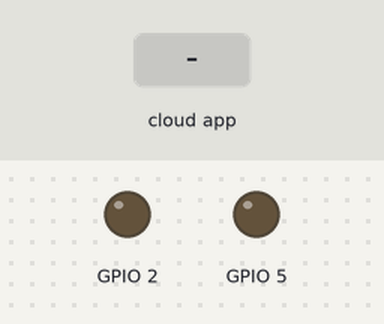
Bench run of a sketch on a simulated ESP8266 (NodeMCU). On the bench: output pins drawn as LEDs (lit = HIGH). Inputs (shaded band) come from the test bench. WiFi joins after 1.5 s; servers stay silent unless stated; no MQTT or app messages arrive unless stated; what the sketch prints to the serial monitor is not drawn.

Above: at 2.7 s.
2.8 s: the phone or cloud app sets Switch1 to ON
At 3.2 s:
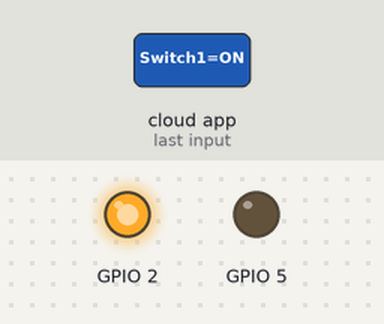
4.3 s: the phone or cloud app sets Switch2 to ON
At 4.9 s:
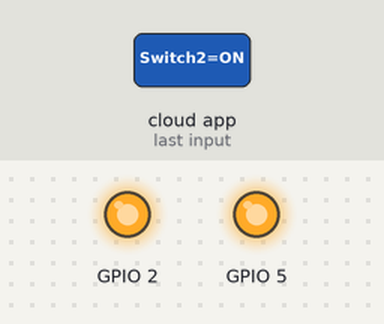
5.8 s: the phone or cloud app sets Switch1 to OFF
At 7.0 s:
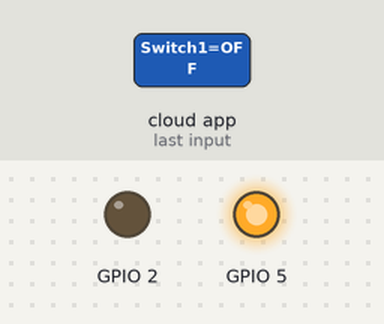
7.3 s: the phone or cloud app sets Switch2 to OFF
At 8.0 s:
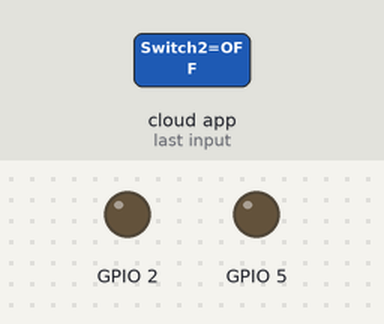
Timing chart, 0 to 9.8 s (numbered marks = the images above; inputs shaded):
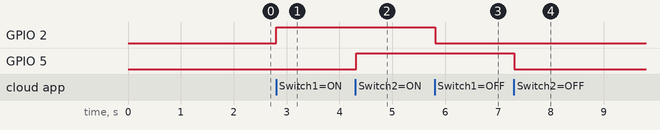

Measured:
- after the input at 2.8 s, GPIO 2: LOW → HIGH at once
- after the input at 4.3 s, GPIO 5: LOW → HIGH at once
- after the input at 5.8 s, GPIO 2: HIGH → LOW at once
- after the input at 7.3 s, GPIO 5: HIGH → LOW at once

The sketch:

gpioctrl.ino
```cpp
#include <ESP8266WiFi.h>
#include <String.h>
#include "Adafruit_MQTT.h"
#include "Adafruit_MQTT_Client.h"
/////////////////////////////////////////
#define WLAN_SSID       "mukundh"
#define WLAN_PASS       "194520001418"
////////////////////////////////////////
#define AIO_SERVER      "io.adafruit.com"
#define AIO_SERVERPORT  1883
/////////////////////////////////////////////
#define IO_USERNAME  "Mukundh035"
#define IO_KEY       "ae33f229d8234e15ae47608c86261005"
/////////////////////////////////////////


WiFiClient client;
Adafruit_MQTT_Client mqtt(&client, AIO_SERVER, AIO_SERVERPORT, IO_USERNAME, IO_KEY);

////////////////////////////////////
Adafruit_MQTT_Subscribe Switch1 = Adafruit_MQTT_Subscribe(&mqtt, IO_USERNAME "/feeds/Switch1");
Adafruit_MQTT_Subscribe Switch2 = Adafruit_MQTT_Subscribe(&mqtt, IO_USERNAME "/feeds/Switch2");
void MQTT_connect();
void setup()
{

  Serial.begin(9600);
  delay(10);
  pinMode(2, OUTPUT);
  pinMode(5, OUTPUT);

  Serial.println(F("Adafruit MQTT demo"));

  // Connect to WiFi access point.
  Serial.println(); Serial.println();
  Serial.print("Connecting to ");
  Serial.println(WLAN_SSID);

  WiFi.begin(WLAN_SSID, WLAN_PASS);
  while (WiFi.status() != WL_CONNECTED) {
    delay(500);
    Serial.print(".");
  }
  Serial.println();

  Serial.println("WiFi connected");
  Serial.println("IP address: "); Serial.println(WiFi.localIP());
  mqtt.subscribe(&Switch1);
  mqtt.subscribe(&Switch2);
}

void loop()
{
  MQTT_connect();
  Adafruit_MQTT_Subscribe *subscription;
  while ((subscription = mqtt.readSubscription(5000))) {
    // Check if its the onoff button feed
    if (subscription == &Switch1) {
      Serial.print(F("On-Off button: "));
      Serial.println((char *)Switch1.lastread);

      if (strcmp((char *)Switch1.lastread, "ON") == 0) {
        digitalWrite(2, 1);
      }
      if (strcmp((char *)Switch1.lastread, "OFF") == 0) {
        digitalWrite(2, 0);
      }
    }
    if (subscription == &Switch2) {
      Serial.print(F("On-Off button: "));
      Serial.println((char *)Switch2.lastread);

      if (strcmp((char *)Switch2.lastread, "ON") == 0) {
        digitalWrite(5, 1);
      }
      if (strcmp((char *)Switch2.lastread, "OFF") == 0) {
        digitalWrite(5, 0);
      }
}


}
}


void MQTT_connect()
{
  int8_t ret;

  // Stop if already connected.
  if (mqtt.connected()) {
    return;
  }

  Serial.print("Connecting to MQTT... ");

  uint8_t retries = 3;
  while ((ret = mqtt.connect()) != 0) { // connect will return 0 for connected
    Serial.println(mqtt.connectErrorString(ret));
    Serial.println("Retrying MQTT connection in 5 seconds...");
    mqtt.disconnect();
    delay(5000);  // wait 5 seconds
    retries--;
    if (retries == 0) {
      // basically die and wait for WDT to reset me
      while (1);
    }
  }
  Serial.println("MQTT Connected!");
}
```
